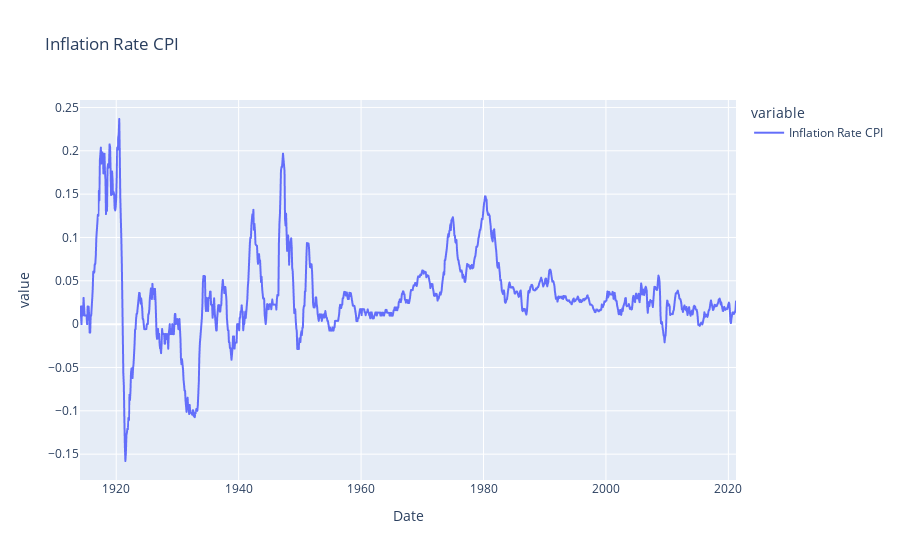

Source (notebook cell):
### Code cell
plot_CPI

### Figure 1 — Plotly figure (JSON) as saved in the notebook; plotly's stock layout.template omitted (floating-point values rounded to 4 significant figures; data arrays with more than 128 entries replaced by an {"elided": "..."} marker saying what was removed)
{"data": [{"hovertemplate": "variable=Inflation Rate CPI<br>Date=%{x}<br>value=%{y}<extra></extra>", "legendgroup": "Inflation Rate CPI", "line": {"color": "#636efa", "dash": "solid"}, "mode": "lines", "name": "Inflation Rate CPI", "showlegend": true, "type": "scattergl", "x": {"elided": "1287 str values"}, "xaxis": "x", "y": {"elided": "1287 float values"}, "yaxis": "y"}], "layout": {"autosize": true, "legend": {"title": {"text": "variable"}, "tracegroupgap": 0}, "title": {"text": "Inflation Rate CPI"}, "xaxis": {"anchor": "y", "autorange": true, "domain": [0, 1], "range": ["1914-01-31", "2021-03-31"], "title": {"text": "Date"}, "type": "date"}, "yaxis": {"anchor": "x", "autorange": true, "domain": [0, 1], "range": [-0.1798, 0.2586], "title": {"text": "value"}, "type": "linear"}}}
